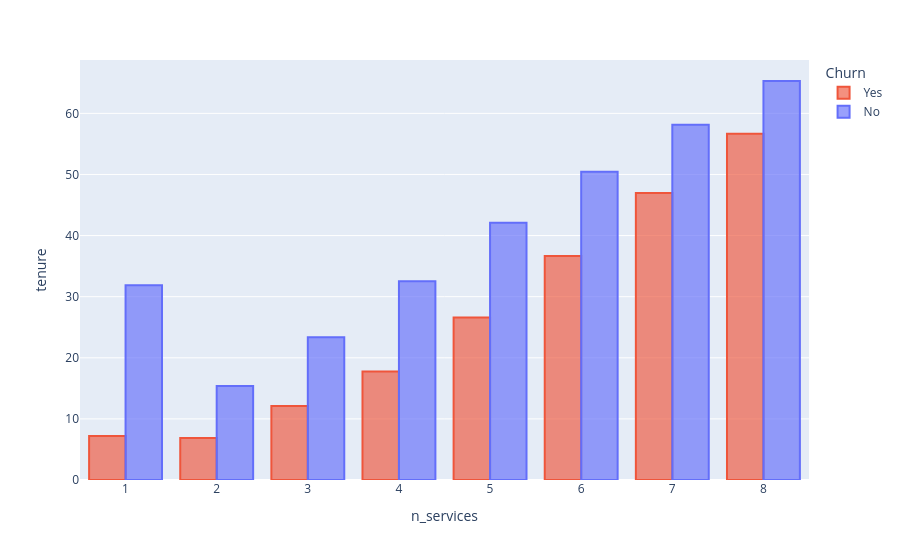

The cell this chart's notebook holds for it:
### Code cell
fig = px.bar(gb_df_numeric_services, x="n_services", y="tenure",color="Churn", category_orders={"Churn":["Yes","No"]}, barmode="group")
fig.update_traces(marker_color="rgba(99, 110, 250, 0.65)", marker_line_color="rgb(99, 110, 250)",marker_line_width=2, selector=dict(name='No'))
fig.update_traces(marker_color="rgba(239, 85, 59, 0.65)", marker_line_color="rgb(239, 85, 59)",marker_line_width=2, selector=dict(name='Yes'))
fig.show()

### Figure 1 — Plotly figure (JSON) as saved in the notebook; plotly's stock layout.template omitted (floating-point values rounded to 4 significant figures)
{"data": [{"alignmentgroup": "True", "hovertemplate": "Churn=Yes<br>n_services=%{x}<br>tenure=%{y}<extra></extra>", "legendgroup": "Yes", "marker": {"color": "rgba(239, 85, 59, 0.65)", "line": {"color": "rgb(239, 85, 59)", "width": 2}, "pattern": {"shape": ""}}, "name": "Yes", "offsetgroup": "Yes", "orientation": "v", "showlegend": true, "textposition": "auto", "type": "bar", "x": [1, 2, 3, 4, 5, 6, 7, 8], "xaxis": "x", "y": [7.182, 6.875, 12.09, 17.78, 26.61, 36.64, 46.97, 56.67], "yaxis": "y"}, {"alignmentgroup": "True", "hovertemplate": "Churn=No<br>n_services=%{x}<br>tenure=%{y}<extra></extra>", "legendgroup": "No", "marker": {"color": "rgba(99, 110, 250, 0.65)", "line": {"color": "rgb(99, 110, 250)", "width": 2}, "pattern": {"shape": ""}}, "name": "No", "offsetgroup": "No", "orientation": "v", "showlegend": true, "textposition": "auto", "type": "bar", "x": [1, 2, 3, 4, 5, 6, 7, 8], "xaxis": "x", "y": [31.86, 15.38, 23.37, 32.51, 42.08, 50.45, 58.16, 65.3], "yaxis": "y"}], "layout": {"barmode": "group", "legend": {"title": {"text": "Churn"}, "tracegroupgap": 0}, "margin": {"t": 60}, "xaxis": {"anchor": "y", "domain": [0, 1], "title": {"text": "n_services"}}, "yaxis": {"anchor": "x", "domain": [0, 1], "title": {"text": "tenure"}}}}
